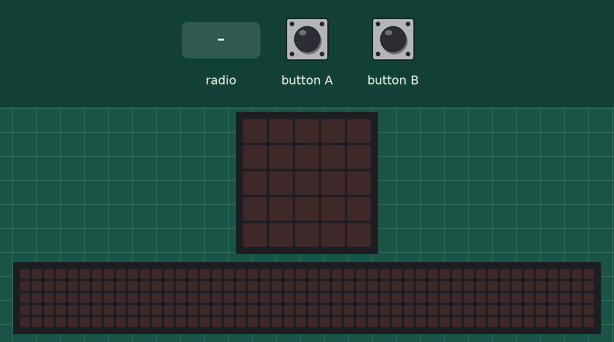
Simulated run of this program. Board: BBC micro:bit running MicroPython. Shown: the board's 5×5 LED display, a strip that is not on the board, showing the scrolling text unrolled. Inputs (shaded band) come from the test bench. The 48×5 strip is a reading aid, not a part: it shows the text the display is scrolling, unrolled, one strip-width of it at a time.

Above: at 1.2 s.
1.3 s: button B pressed for 0.15 s
At 1.37 s:
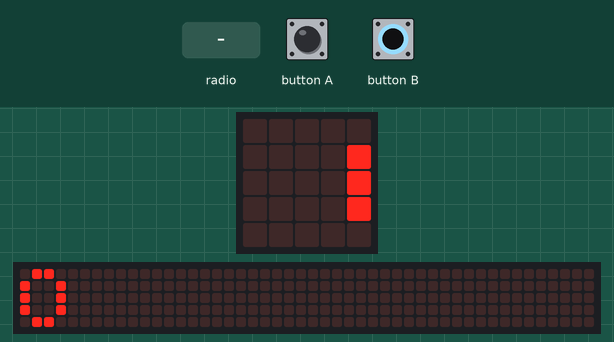
4.3 s: radio message "ping" arrives
At 4.35 s:
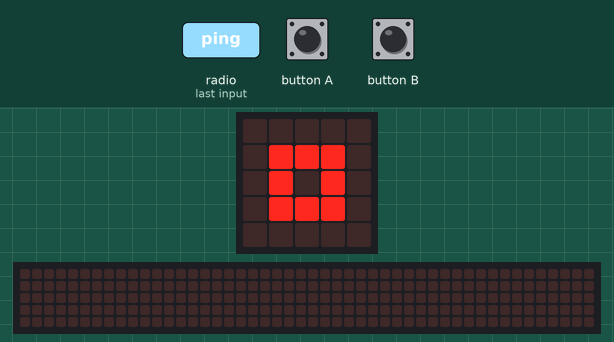
7.5 s: button B pressed for 1 s
At 7.57 s:
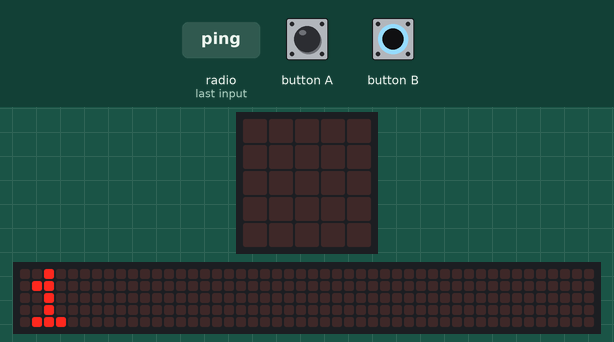
Timing chart, 0 to 10.5 s (numbered marks = the images above; inputs shaded):
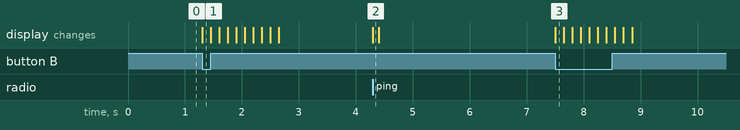

Measured:
- after the input at 1.3 s, the display: changes at once (image 1)
- after the input at 4.3 s, the display: changes at once (image 2)
- after the input at 7.5 s, the display: changes at once (image 3)

The program:

radio-ping-pong.py
```python
import radio
from microbit import *

# The radio won't work unless it's switched on.
radio.on()
radio.config(channel=7)

# keep score
messages_rec = 0

# Event loop.
while True:
    # Button A sends ping
    if button_a.was_pressed():
        radio.send('ping')
    # Button B prints total so far
    if button_b.was_pressed():
        display.scroll(messages_rec)
    # Read any incoming messages.
    incoming = radio.receive()
    if incoming == 'ping':
        display.show(Image.SQUARE_SMALL, delay=100, wait=False, clear=True)
        messages_rec += 1
```
